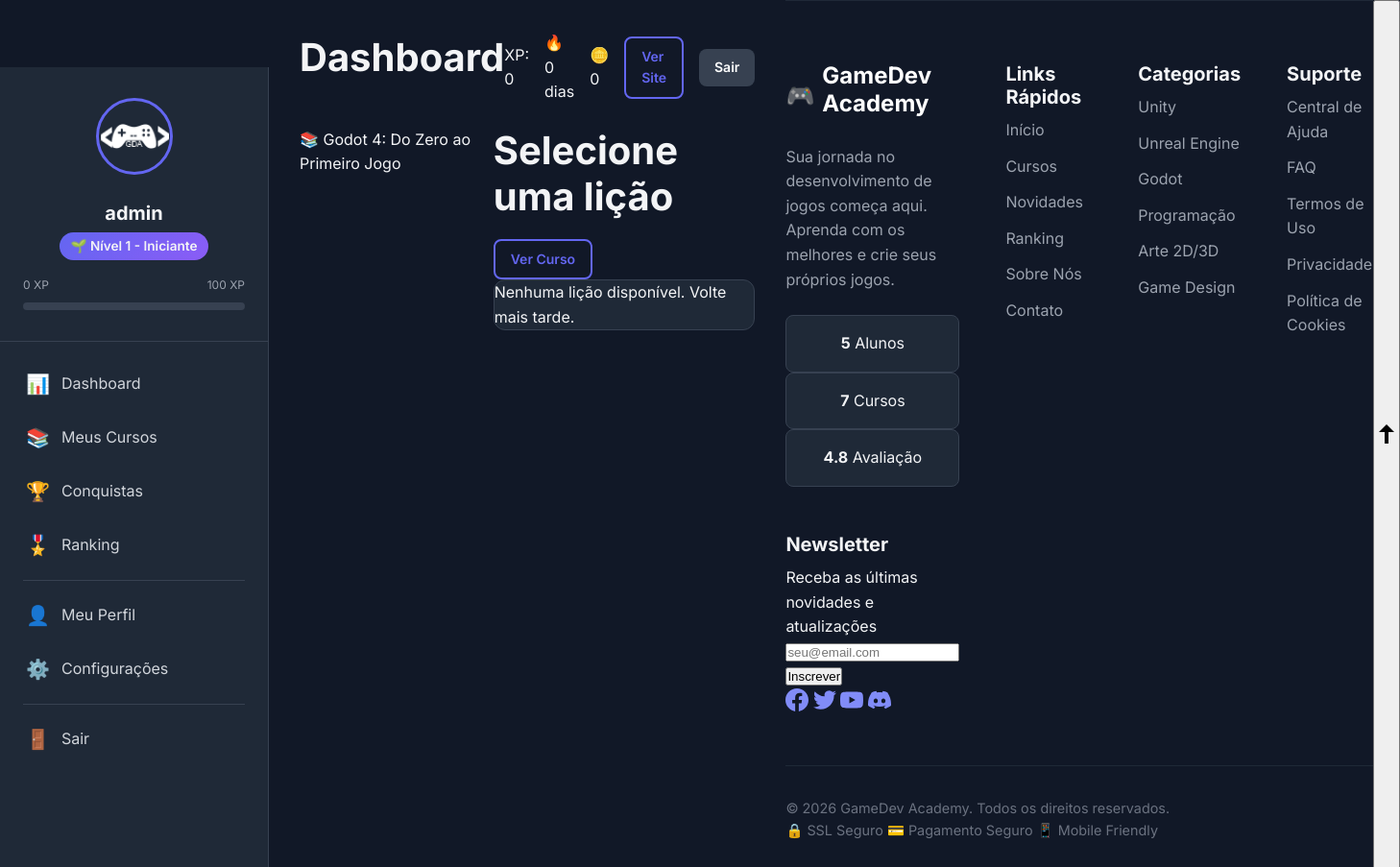
Page /learn.php?course=godot-4-iniciantes (signed in) on the committed database.
### tables this page shows
CREATE TABLE `users` (
    `id`                        INT UNSIGNED       NOT NULL AUTO_INCREMENT,
    `name`                      VARCHAR(100)       NOT NULL                          COMMENT 'Nome de exibição',
    `full_name`                 VARCHAR(200)       DEFAULT NULL                      COMMENT 'Nome completo',
    `first_name`                VARCHAR(100)       DEFAULT NULL                      COMMENT 'Primeiro nome',
    `last_name`                 VARCHAR(100)       DEFAULT NULL                      COMMENT 'Sobrenome',
    `username`                  VARCHAR(50)        NOT NULL                          COMMENT 'Username único',
    `email`                     VARCHAR(150)       NOT NULL                          COMMENT 'Email único para login',
    `password`                  VARCHAR(255)       NOT NULL                          COMMENT 'Hash bcrypt da senha',
    `role`                      ENUM('student','instructor','admin','super_admin')
                                                   NOT NULL DEFAULT 'student'        COMMENT 'Papel do usuário',
    `avatar`                    VARCHAR(500)       DEFAULT NULL                      COMMENT 'URL da foto de perfil',
    `bio`                       TEXT               DEFAULT NULL                      COMMENT 'Biografia',
    `phone`                     VARCHAR(20)        DEFAULT NULL                      COMMENT 'Telefone com DDD',
    `website`                   VARCHAR(255)       DEFAULT NULL                      COMMENT 'Site pessoal',
    `social_github`             VARCHAR(255)       DEFAULT NULL,
    `social_linkedin`           VARCHAR(255)       DEFAULT NULL,
    `social_twitter`            VARCHAR(255)       DEFAULT NULL,
    `social_youtube`            VARCHAR(255)       DEFAULT NULL,
    `specialization`            VARCHAR(255)       DEFAULT NULL                      COMMENT 'Área de especialização',
    `total_points`              INT UNSIGNED       NOT NULL DEFAULT 0                COMMENT 'Cache pontos gamificação',
    `xp_total`                  INT UNSIGNED       NOT NULL DEFAULT 0                COMMENT 'XP total do usuário',
    `coins`                     INT UNSIGNED       NOT NULL DEFAULT 0                COMMENT 'Moedas do usuário',
    `level`                     INT UNSIGNED       NOT NULL DEFAULT 1                COMMENT 'Nível atual do usuário',
    `streak_days`               INT UNSIGNED       NOT NULL DEFAULT 0                COMMENT 'Dias seguidos de atividade',
    `last_activity`             DATE               DEFAULT NULL                      COMMENT 'Data da última atividade',
    `email_verified_at`         TIMESTAMP          NULL DEFAULT NULL,
    `email_verification_token`  VARCHAR(100)       DEFAULT NULL,
    `password_reset_token`      VARCHAR(100)       DEFAULT NULL,
    `password_reset_expires`    TIMESTAMP          NULL DEFAULT NULL,
    `two_factor_secret`         VARCHAR(255)       DEFAULT NULL,
    `two_factor_enabled`        TINYINT(1)         NOT NULL DEFAULT 0,
    `last_login_at`             TIMESTAMP          NULL DEFAULT NULL,
    `last_login_ip`             VARCHAR(45)        DEFAULT NULL,
    `is_active`                 TINYINT(1)         NOT NULL DEFAULT 1,
    `status`                    ENUM('active','inactive','banned','pending')
                                                   NOT NULL DEFAULT 'active'        COMMENT 'Status do usuário',
    `preferences`               JSON               DEFAULT NULL,
    `created_at`                TIMESTAMP          NOT NULL DEFAULT CURRENT_TIMESTAMP,
    `updated_at`                TIMESTAMP          NOT NULL DEFAULT CURRENT_TIMESTAMP ON UPDATE CURRENT_TIMESTAMP,

    PRIMARY KEY (`id`),
    UNIQUE KEY `uk_users_email` (`email`),
    UNIQUE KEY `uk_users_username` (`username`),
    KEY `idx_users_role` (`role`),
    KEY `idx_users_active` (`is_active`),
    KEY `idx_users_status` (`status`),
    KEY `idx_users_created` (`created_at`),
    KEY `idx_users_points` (`total_points` DESC)
);

CREATE TABLE `levels` (
    `id`            INT UNSIGNED     NOT NULL AUTO_INCREMENT,
    `level_number`  INT UNSIGNED     NOT NULL,
    `title`         VARCHAR(50)      NOT NULL,
    `xp_required`   INT UNSIGNED     NOT NULL,
    `badge_icon`    VARCHAR(100)     DEFAULT NULL,
    `color`         VARCHAR(7)       NOT NULL DEFAULT '#6366f1',
    `perks`         TEXT             DEFAULT NULL,
    `created_at`    TIMESTAMP        NOT NULL DEFAULT CURRENT_TIMESTAMP,

    PRIMARY KEY (`id`),
    UNIQUE KEY `uk_level_number` (`level_number`),
    KEY `idx_levels_xp` (`xp_required`)
);

CREATE TABLE `courses` (
    `id`                INT UNSIGNED     NOT NULL AUTO_INCREMENT,
    `title`             VARCHAR(255)     NOT NULL,
    `slug`              VARCHAR(280)     NOT NULL,
    `subtitle`          VARCHAR(300)     DEFAULT NULL,
    `description`       LONGTEXT         DEFAULT NULL,
    `short_description` VARCHAR(500)     DEFAULT NULL,
    `thumbnail`         VARCHAR(500)     DEFAULT NULL,
    `image`             VARCHAR(500)     DEFAULT NULL,
    `cover_image`       VARCHAR(500)     DEFAULT NULL                    COMMENT 'Alias para thumbnail',
    `preview_video`     VARCHAR(500)     DEFAULT NULL,
    `instructor_id`     INT UNSIGNED     NOT NULL,
    `category_id`       INT UNSIGNED     DEFAULT NULL,
    `level`             ENUM('beginner','intermediate','advanced','expert','all_levels')
                                         NOT NULL DEFAULT 'beginner',
    `language`          VARCHAR(10)      NOT NULL DEFAULT 'pt-BR',
    `price`             DECIMAL(10,2)    NOT NULL DEFAULT 0.00,
    `original_price`    DECIMAL(10,2)    DEFAULT NULL,
    `currency`          VARCHAR(3)       NOT NULL DEFAULT 'BRL',
    `duration_hours`    DECIMAL(6,1)     NOT NULL DEFAULT 0.0,
    `xp_reward`         INT UNSIGNED     NOT NULL DEFAULT 100,
    `coin_reward`       INT UNSIGNED     NOT NULL DEFAULT 10,
    `total_lessons`     INT UNSIGNED     NOT NULL DEFAULT 0,
    `total_modules`     INT UNSIGNED     NOT NULL DEFAULT 0,
    `requirements`      JSON             DEFAULT NULL,
    `what_you_learn`    JSON             DEFAULT NULL,
    `target_audience`   JSON             DEFAULT NULL,
    `resources`         JSON             DEFAULT NULL,
    `game_engine`       ENUM('unity','unreal','godot','gamemaker','construct','phaser','pygame','love2d','custom','none')
                                         DEFAULT NULL,
    `programming_lang`  VARCHAR(50)      DEFAULT NULL,
    `status`            ENUM('draft','pending_review','published','archived','suspended')
                                         NOT NULL DEFAULT 'draft',
    `is_published`      TINYINT(1)       NOT NULL DEFAULT 0             COMMENT 'Cache: publicado?',
    `is_active`         TINYINT(1)       NOT NULL DEFAULT 1,
    `is_featured`       TINYINT(1)       NOT NULL DEFAULT 0,
    `is_free`           TINYINT(1)       NOT NULL DEFAULT 0,
    `is_bestseller`     TINYINT(1)       NOT NULL DEFAULT 0,
    `is_new`            TINYINT(1)       NOT NULL DEFAULT 0,
    `enrollment_count`  INT UNSIGNED     NOT NULL DEFAULT 0,
    `total_students`    INT UNSIGNED     NOT NULL DEFAULT 0             COMMENT 'Cache: alias enrollment_count',
    `rating_average`    DECIMAL(3,2)     NOT NULL DEFAULT 0.00,
    `average_rating`    DECIMAL(3,2)     NOT NULL DEFAULT 0.00          COMMENT 'Cache: alias rating_average',
    `rating_count`      INT UNSIGNED     NOT NULL DEFAULT 0,
    `total_reviews`     INT UNSIGNED     NOT NULL DEFAULT 0             COMMENT 'Cache: alias rating_count',
    `completion_rate`   DECIMAL(5,2)     NOT NULL DEFAULT 0.00,
    `view_count`        INT UNSIGNED     NOT NULL DEFAULT 0,
    `meta_title`        VARCHAR(255)     DEFAULT NULL,
    `meta_description`  VARCHAR(500)     DEFAULT NULL,
    `published_at`      TIMESTAMP        NULL DEFAULT NULL,
    `created_at`        TIMESTAMP        NOT NULL DEFAULT CURRENT_TIMESTAMP,
    `updated_at`        TIMESTAMP        NOT NULL DEFAULT CURRENT_TIMESTAMP ON UPDATE CURRENT_TIMESTAMP,

    PRIMARY KEY (`id`),
    UNIQUE KEY `uk_courses_slug` (`slug`),
    KEY `idx_courses_instructor` (`instructor_id`),
    KEY `idx_courses_category` (`category_id`),
    KEY `idx_courses_status` (`status`),
    KEY `idx_courses_published` (`is_published`),
    KEY `idx_courses_featured` (`is_featured`, `status`),
    KEY `idx_courses_level` (`level`),
    KEY `idx_courses_engine` (`game_engine`),
    KEY `idx_courses_price` (`price`),
    KEY `idx_courses_free` (`is_free`),
    KEY `idx_courses_rating` (`rating_average` DESC),
    KEY `idx_courses_enrollment` (`enrollment_count` DESC),
    KEY `idx_courses_students` (`total_students` DESC),
    FULLTEXT KEY `ft_courses_search` (`title`, `description`, `short_description`),
    CONSTRAINT `fk_courses_instructor` FOREIGN KEY (`instructor_id`)
        REFERENCES `users` (`id`) ON DELETE RESTRICT ON UPDATE CASCADE,
    CONSTRAINT `fk_courses_category` FOREIGN KEY (`category_id`)
        REFERENCES `categories` (`id`) ON DELETE SET NULL ON UPDATE CASCADE
);

### learn.php (the view, shortened to what the rows shown need)
<?php
require_once __DIR__ . '/config/database.php';
require_once __DIR__ . '/classes/Database.php';
require_once __DIR__ . '/classes/Course.php';
require_once __DIR__ . '/classes/User.php';
require_once __DIR__ . '/classes/Auth.php';
require_once __DIR__ . '/classes/Gamification.php';
require_once __DIR__ . '/includes/functions.php';
$db = Database::getInstance();
$courseModel = new Course();
$slug = trim($_GET['course'] ?? '');
$lessonId = intval($_GET['lesson'] ?? 0);
$course = $courseModel->findBySlug($slug);
$currentLesson = $lessonId ? $db->fetch("SELECT * FROM course_lessons WHERE id = ?", [$lessonId]) : null;
?>
<!DOCTYPE html>
<html lang="pt-BR">
<head>
    <link rel="stylesheet" href="<?= asset('css/main.css') ?>">
    <link rel="stylesheet" href="<?= asset('css/user.css') ?>">
</head>
<body>
    <?php include __DIR__ . '/user/includes/header.php'; ?>
    <div class="d-flex">
        <aside class="admin-sidebar">
            <div class="admin-sidebar-header">
                <div class="admin-sidebar-brand">
                    <span>📚</span>
                    <span><?= escape($course['title']) ?></span>
                </div>
            </div>
        </aside>
        <main class="admin-main">
            <div class="admin-header">
                <h1><?= escape($currentLesson['title'] ?? 'Selecione uma lição') ?></h1>
            </div>
        </main>
    </div>
    <?php include __DIR__ . '/includes/footer.php'; ?>
</body>
</html>

### user/includes/header.php (shortened to what the rows shown need)
<?php
require_once __DIR__ . '/../../config/database.php';
require_once __DIR__ . '/../../classes/Database.php';
require_once __DIR__ . '/../../classes/User.php';
require_once __DIR__ . '/../../classes/Auth.php';
require_once __DIR__ . '/../../classes/Course.php';
require_once __DIR__ . '/../../classes/Gamification.php';
require_once __DIR__ . '/../../includes/functions.php';
$auth = new Auth();
$auth->requireLogin();
$currentUser = $auth->getCurrentUser();
$userModel = new User();
$gamification = new Gamification();
$stats = $userModel->getStats($currentUser['id']);
$currentLevel = $userModel->getLevel($currentUser['xp_total']);
$progressToNext = $gamification->getProgressToNextLevel($currentUser['id']);
?>
<!DOCTYPE html>
<html lang="pt-BR">
<head>
    <link rel="stylesheet" href="<?= asset('css/main.css') ?>">
    <link rel="stylesheet" href="<?= asset('css/user.css') ?>">
</head>
<body>
    <div class="user-layout">
        <?php include __DIR__ . '/sidebar.php'; ?>
        <main class="user-main">
            <div class="user-header">
                <h1><?= $pageTitle ?? 'Dashboard' ?></h1>
                <div class="d-flex align-center gap-2">
                    <span>XP: <?= number_format($currentUser['xp_total']) ?></span>
                    <span>🔥 <?= $currentUser['streak_days'] ?> dias</span>
                    <span>🪙 <?= number_format($currentUser['coins']) ?></span>
                    <a href="<?= url() ?>" class="btn btn-sm btn-outline">Ver Site</a>
                    <a href="<?= url('logout.php') ?>" class="btn btn-sm btn-secondary">Sair</a>
                </div>
            </div>

### user/includes/sidebar.php (shortened to what the rows shown need)
<aside class="sidebar">
    <div class="sidebar-header">
        <img src="<?= getAvatar($currentUser['avatar']) ?>" alt="Avatar" class="sidebar-avatar">
        <div class="sidebar-username"><?= escape($currentUser['username']) ?></div>
        <div class="sidebar-level">
            <?= $currentLevel['badge_icon'] ?> Nível <?= $currentLevel['level_number'] ?> - <?= escape($currentLevel['title']) ?>
        </div>
        <div class="sidebar-xp-bar">
            <div class="sidebar-xp-info">
                <span><?= number_format($currentUser['xp_total']) ?> XP</span>
                <?php if (!$progressToNext['is_max_level']): ?>
                    <span><?= number_format($progressToNext['next_level_xp']) ?> XP</span>
                <?php else: ?>
                    <span>MAX</span>
                <?php endif; ?>
            </div>
            <div class="progress">
            </div>
        </div>
    </div>
</aside>

### rows in the picture
users: username "admin", xp_total "0", streak_days "0", coins "0"
levels: badge_icon "🌱", level_number "1", title "Iniciante"
courses: title "Godot 4: Do Zero ao Primeiro Jogo"

### other values in the picture
$progressToNext['next_level_xp'] "100"
$pageTitle "Dashboard"
$currentLesson['title'] "Selecione uma lição"
$totalUsers "5"
$totalCourses "7"
